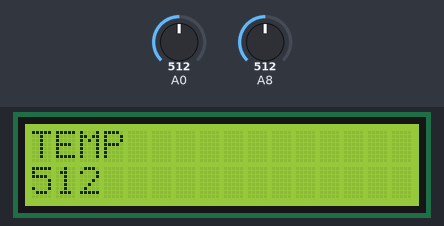
Bench run of a sketch on a simulated Arduino Mega 2560, built with avr-gcc and run on an emulated ATmega2560. Shown: 16×2 character LCD. The test bench sets the inputs (shaded band); at power-on: A8 = 512, A0 = 512.

Above: at 1.25 s.
1.3 s: A8 set to 440
At 1.51 s:
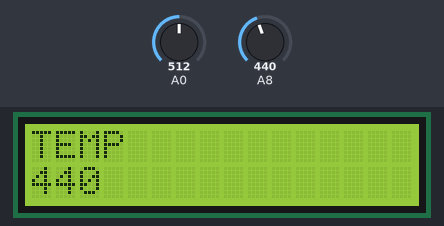
4.3 s: A0 set to 52
5.8 s: A0 set to 45
At 6.28 s:
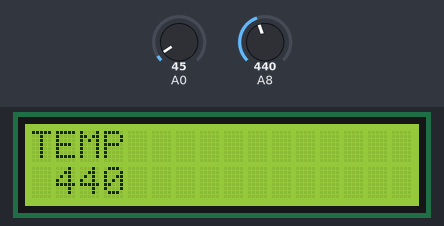
7.7 s: A8 set to 460
At 8.1 s:
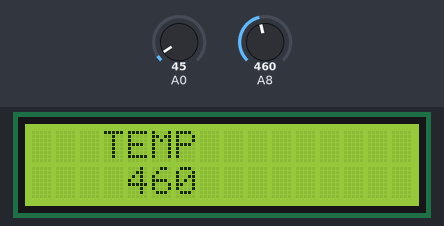
9.5 s: A8 set to 511
At 9.91 s:
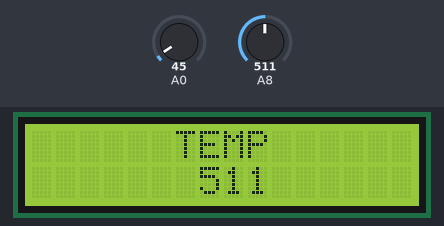
11.3 s: A0 set to 122
At 11.77 s:
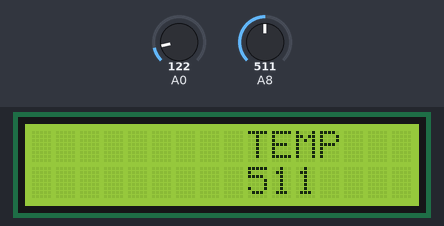
Timing chart, 0 to 14.3 s (numbered marks = the images above; inputs shaded):
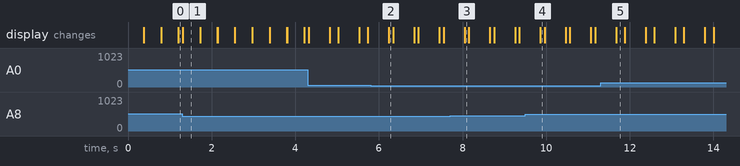

The sketch:

micros_Lab7.ino
```cpp
#include <LiquidCrystal.h>
LiquidCrystal lcd(8,9,4,5,6,7);
#define btnRIGHT 0
#define btnUP 1
#define btnDOWN 2
#define btnLEFT 3
#define btnSELECT 4
#define btnNONE 5

int lcd_key = 0;
int adc_key_in=0;

int medida = 0;
int pot = 0;
int potnow;
int pos = 0;

int t =0;
int times = 10;

int maxim = 20;
int minim = 0;
int med;

void setup() {
  lcd.begin(16,2);
}

void loop() {

  //med = medidor();
  med = analogRead(A8);

  lcd.setCursor(pos,0); //posicion del cursor
  lcd.print("TEMP");
  lcd.setCursor(posicion(),1);
  lcd.print(med);

  if(lcd_key==btnSELECT) {
    delay(100);
  }
  delay(100);
  lcd.clear();

  if(blinking()){
    delay(500);
  }

}

bool set=false;

bool blinking(){
  lcd_key=readLCD_buttons();
  if(lcd_key==btnUP) {
    set = !set;
  }
  return set;
}

int medidor(){
  posicion();

  potnow = analogRead(A8);
  if(potnow>pot){
    medida++;
    pot = potnow;
  }
  if(potnow<pot){
    medida--;
    pot = potnow;
  }
  if(medida>maxim){
    medida = maxim;
  }
  if(medida<minim){
    medida = minim;
  }

  return medida;
}

int posicion(){
  lcd_key=readLCD_buttons();
  if(lcd_key==btnRIGHT) {
    pos++;
  }
  if(lcd_key==btnLEFT) {
    pos--;
  }
  if(pos>maxim){
    pos = maxim;
  }
  if(pos<minim){
    pos = minim;
  }

  return pos;
}

int readLCD_buttons() {
  adc_key_in = analogRead(0);
  if (adc_key_in>1000) return btnNONE;
  if (adc_key_in<50) return btnRIGHT;
  if (adc_key_in<250) return btnUP;
  if (adc_key_in<450) return btnDOWN;
  if (adc_key_in<650) return btnLEFT;
  if (adc_key_in<850) return btnSELECT;

  return btnNONE;
}
```

Measured:
- after the input at 1.3 s, the display: changes at once (image 1)
- after the input at 5.8 s, the display: changes after 0.44 s (image 2)
- what the display in image 1 shows lasts 0.4 s, from 1.3 s to 1.7 s
